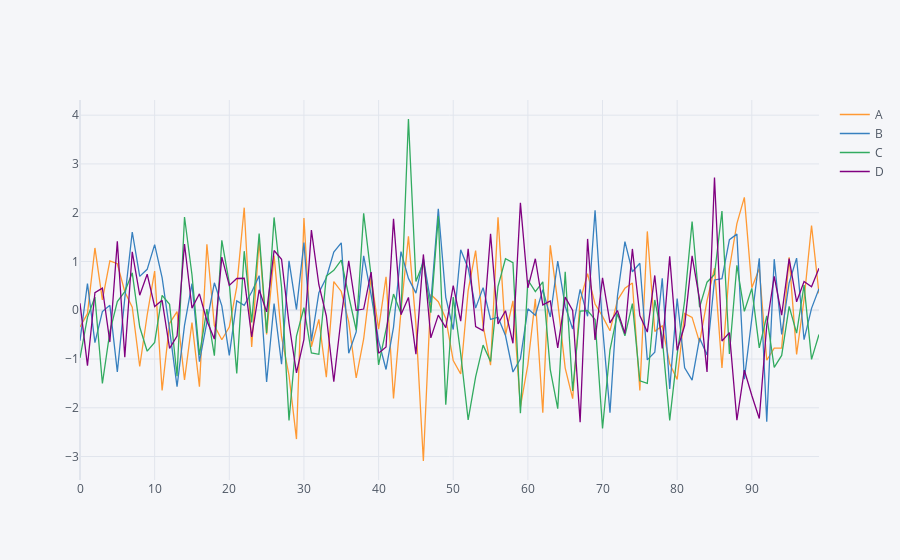

The notebook cell this image was saved under:
### Markdown cell above
### Line plot

### Code cell
df1.iplot()
